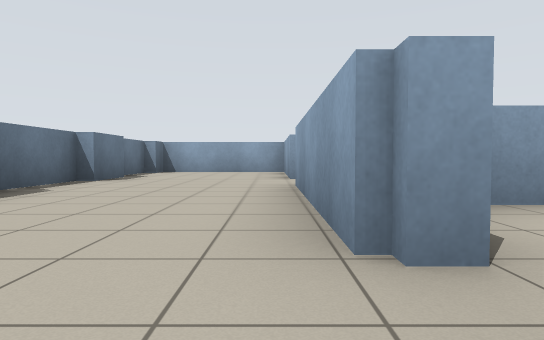
[1] (above)

23 first-person views from a walk through a world built for the Player/Stage simulator. The camera is 0.72 m above the floor, tilts 2° down and sees 75° across. Floor lines are 1 m apart. The floor is counted in squares, 2 m on a side. Each view is taken from the middle of a square. On the plan, view 1 faces up. The plan holds only what a view shows up to about 9 squares ahead; the rest is blank. The place goes on beyond the plan. Robots are left out.

[2]
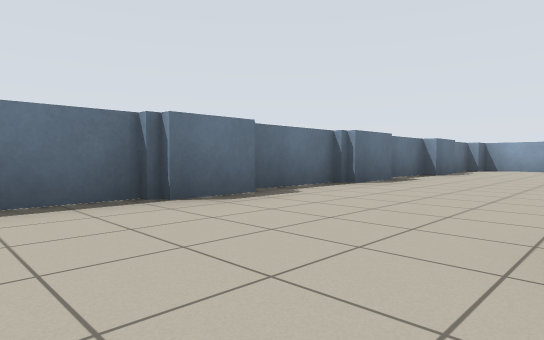

[3]
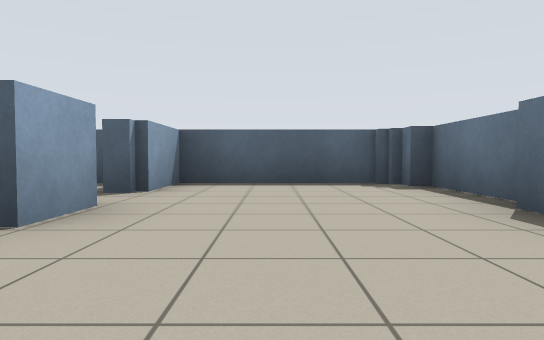

[4]
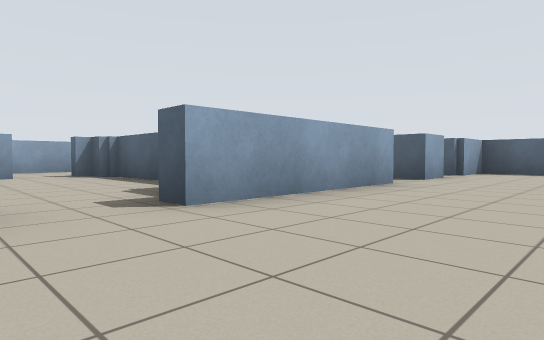

[5]
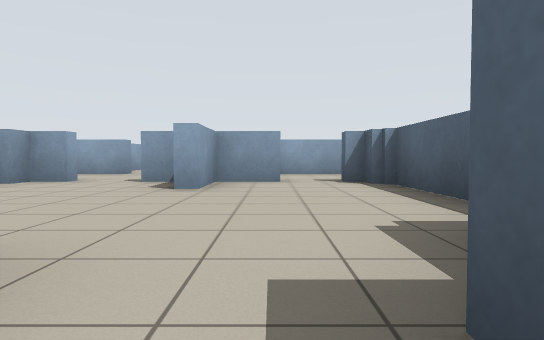

[6]
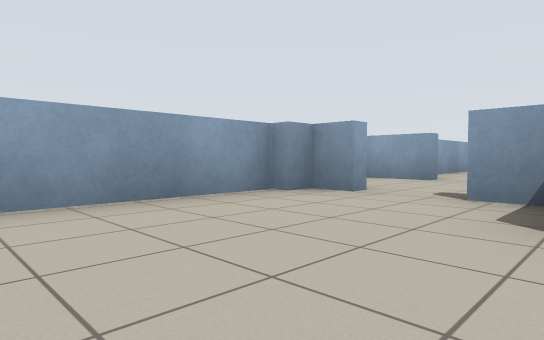

[7]
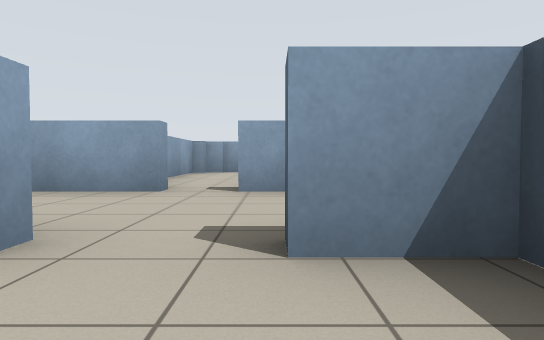

[8]
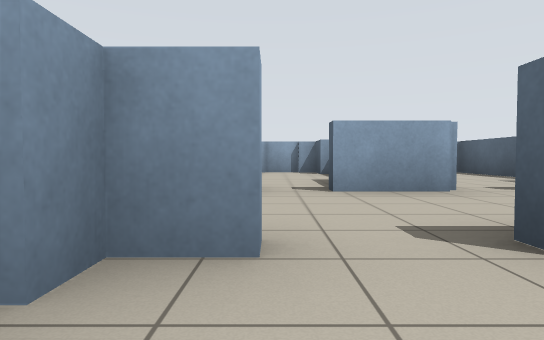

[9]
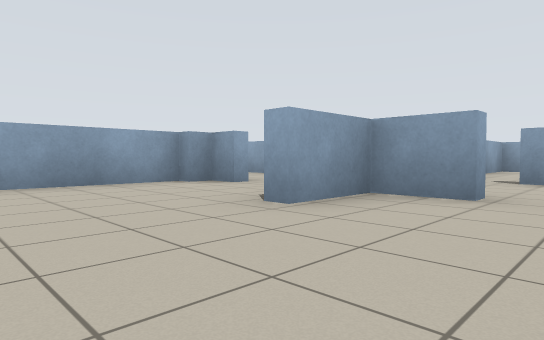

[10]
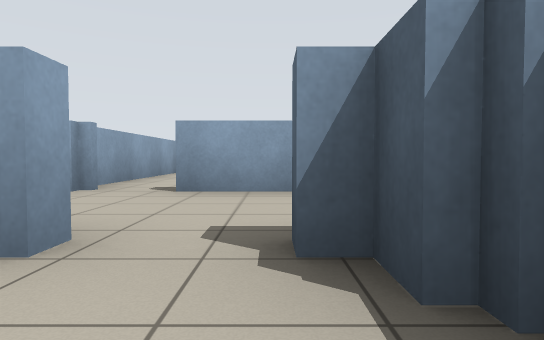

[11]
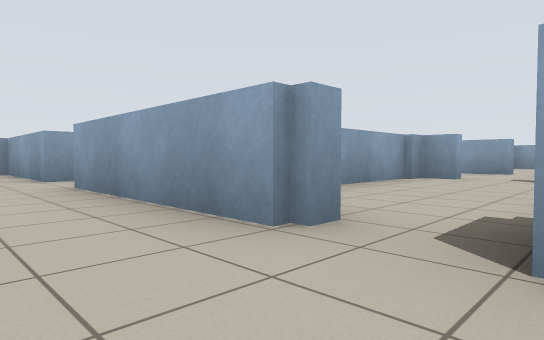

[12]
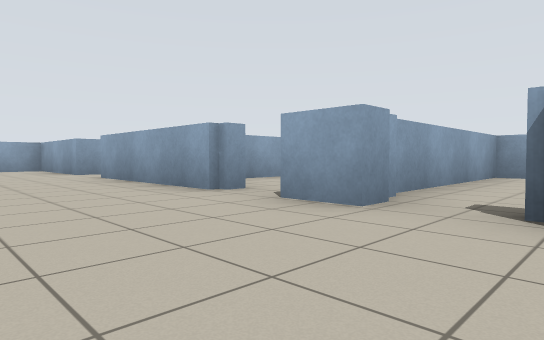

[13]
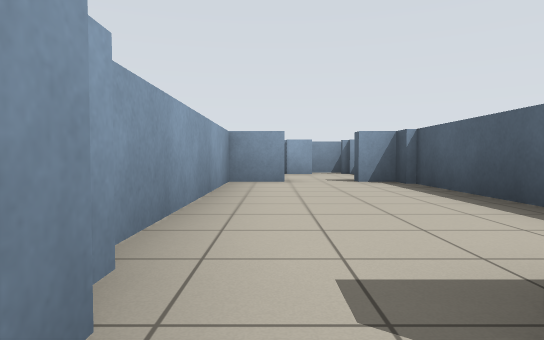

[14]
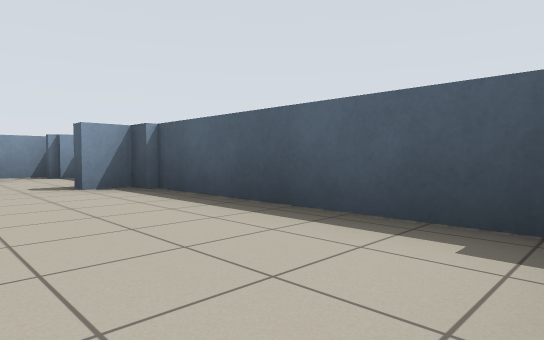

[15]
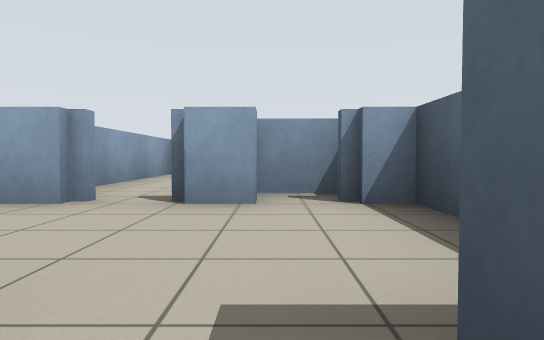

[16]
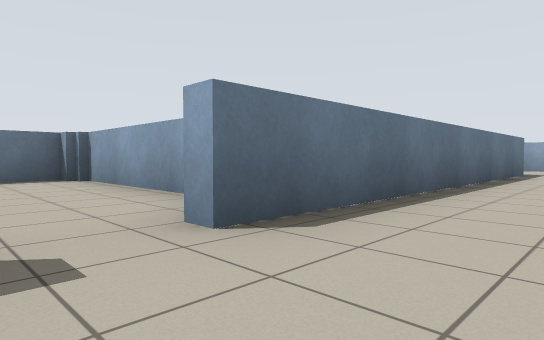

[17]
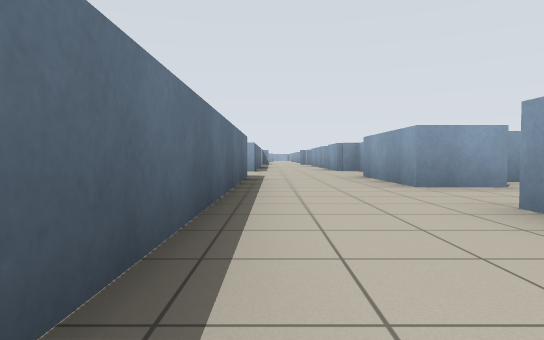

[18]
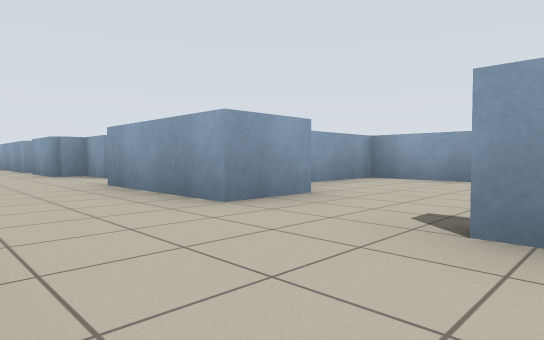

[19]
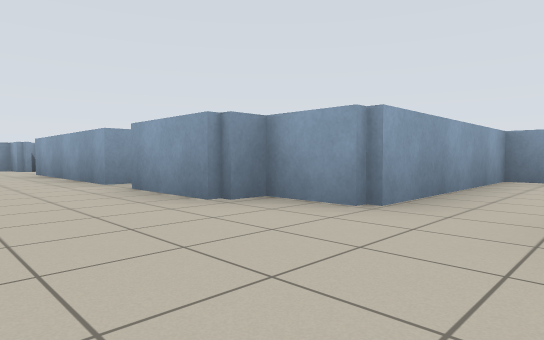

[20]
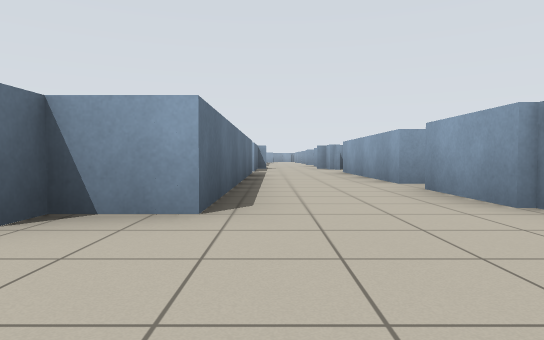

[21]
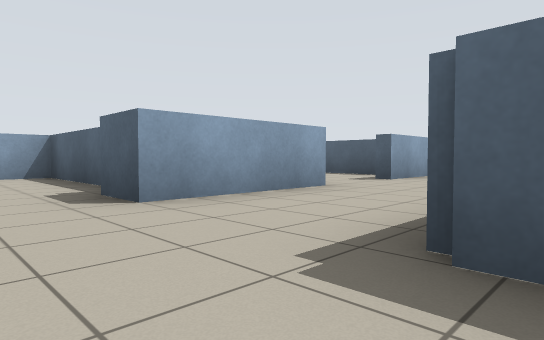

[22]
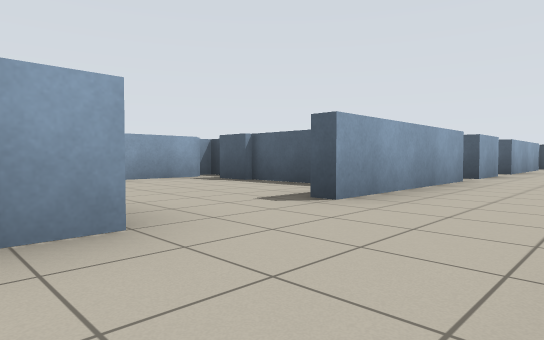

[23]
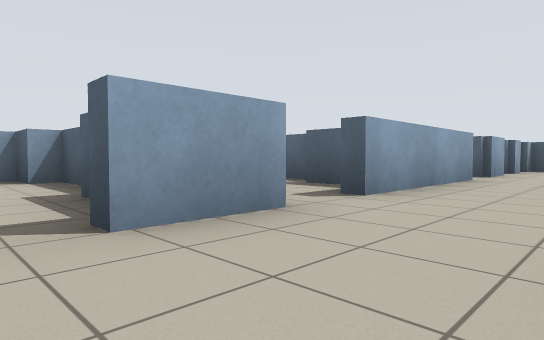

### Floor plan
Ten units are one square. View 1 is at (0, 0); x grows to the right and y downward. Boxes are objects, and circles mark ways between rooms. Rooms are numbered by the first view taken in them; rooms with no view inside come last. Other rooms are left out.
<svg viewBox="-35 -260 166 295">
<path fill="none" stroke="#000" d="M-27 -35 -27 -24M-30 -25 -30 -5M8 -12 3 -12 3 -46M-27 -5 -27 5M3 -58 3 -89 -27 -89 -27 -82M-30 -55 -30 -39M-30 4 -30 23M-27 -66 -27 -54M8 6 3 6 3 -2M-27 23 -27 30 3 30 3 16M-30 -84 -30 -71M9 -58 3 -58M53 -60 53 -70M29 -35 54 -35M53 -48 53 -58 40 -58M3 -46 8 -46M53 -80 53 -86M48 -32 48 -38M49 -89 7 -89 7 -78M77 -35 77 -50M53 12 53 4 14 4M12 30 53 30 53 22M70 30 77 30M3 16 8 16M77 27 81 27M86 28 86 18M81 -80 77 -80 77 -115M77 -59 77 -74 81 -74M109 -65 117 -65M55 -136 55 -80M117 -69 126 -69 126 -86M122 -89 99 -89M77 -209 77 -248M98 -153 121 -153 121 -173 83 -173 83 -182 77 -182 77 -201M51 -158 55 -158 55 -136M77 -133 77 -158 86 -158M55 -244 55 -182 46 -182 46 -178M53 -19 53 -27 16 -27M77 -16 77 -35M77 5 77 -6 81 -6M77 19 77 11M3 -2 9 -2M89 -133 77 -133M77 -115 81 -115M88 -101 111 -101M117 -100 117 -142 94 -142"/>
<circle cx="10" cy="-50" r="3" fill="#2a7"/>
<circle cx="10" cy="10" r="3" fill="#2a7"/>
<circle cx="10" cy="-10" r="3" fill="#2a7"/>
<circle cx="50" cy="-75" r="3" fill="#2a7"/>
<circle cx="70" cy="-50" r="3" fill="#2a7"/>
<circle cx="70" cy="-25" r="3" fill="#2a7"/>
<circle cx="70" cy="5" r="3" fill="#2a7"/>
<circle cx="65" cy="-145" r="3" fill="#2a7"/>
<circle cx="80" cy="-125" r="3" fill="#2a7"/>
<text x="-10" y="-30">1</text>
<text x="30" y="-60">2</text>
<text x="40" y="20">3</text>
<text x="70" y="-90">4</text>
<text x="80" y="-180">5</text>
<text x="50" y="-10">6</text>
<text x="100" y="-130">7</text>
</svg>
Room 1 opens to room 2. Room 1 opens to room 3. Room 1 opens to room 6. Room 2 opens to room 4. Room 2 opens to room 6. Room 3 opens to room 6. Room 4 opens to room 5. Room 4 opens to room 7.

Where each view was taken, in squares from view 1:
view 1: 0 up, 0 right, facing up
view 2: 2 down, 0 right, facing up-left
view 3: 2 up, 1 left, facing down
view 4: 6 up, 2 left, facing down-right
view 5: 5 up, 0 right, facing right
view 6: 6 up, 2 right, facing up-right
view 7: 7 up, 4 right, facing right
view 8: 8 up, 4 right, facing right
view 9: 4 up, 2 right, facing up-right
view 10: 4 up, 4 right, facing right
view 11: 0 up, 1 left, facing up-right
view 12: 2 down, 2 left, facing up-right
view 13: 1 down, 0 right, facing right
view 14: 1 down, 1 right, facing down-right
view 15: 2 down, 5 right, facing right
view 16: 7 up, 7 right, facing up-left
view 17: 9 up, 6 right, facing up
view 18: 11 up, 6 right, facing up-right
view 19: 16 up, 6 right, facing up-right
view 20: 16 up, 6 right, facing up
view 21: 17 up, 5 right, facing down-right
view 22: 14 up, 6 right, facing down-right
view 23: 8 up, 6 right, facing down-right
